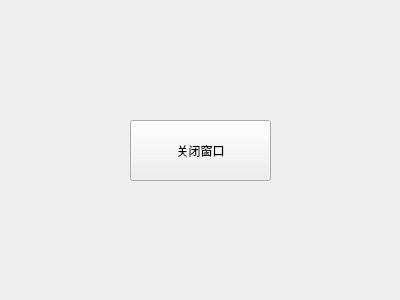
<?xml version="1.0" encoding="UTF-8"?>
<ui version="4.0">
 <class>Form</class>
 <widget class="QWidget" name="Form">
  <property name="geometry">
   <rect>
    <x>0</x>
    <y>0</y>
    <width>400</width>
    <height>300</height>
   </rect>
  </property>
  <property name="windowTitle">
   <string>Form</string>
  </property>
  <widget class="QPushButton" name="btnClose">
   <property name="geometry">
    <rect>
     <x>130</x>
     <y>120</y>
     <width>141</width>
     <height>61</height>
    </rect>
   </property>
   <property name="text">
    <string>关闭窗口</string>
   </property>
  </widget>
 </widget>
 <resources/>
 <connections>
  <connection>
   <sender>btnClose</sender>
   <signal>clicked()</signal>
   <receiver>Form</receiver>
   <slot>close()</slot>
   <hints>
    <hint type="sourcelabel">
     <x>198</x>
     <y>155</y>
    </hint>
    <hint type="destinationlabel">
     <x>338</x>
     <y>229</y>
    </hint>
   </hints>
  </connection>
 </connections>
</ui>
